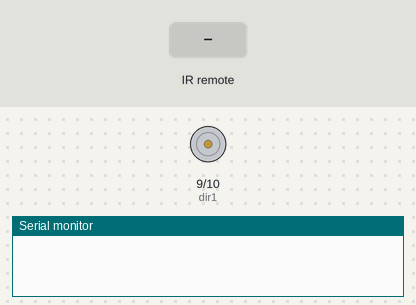
This sketch was run on a simulated Arduino Uno, built with avr-gcc and run on an emulated ATmega328P. Shown: motor-driver pin pairs drawn as motors (green arrow = first pin HIGH = forward, orange = second pin HIGH = backward, longer = more drive, scaled by the enable pin), the last lines printed to the serial monitor. The inputs (shaded band) are chosen by the test bench.

Above: at 1.2 s.
1.3 s: infrared code 0xFFA25D received
At 2.4 s:
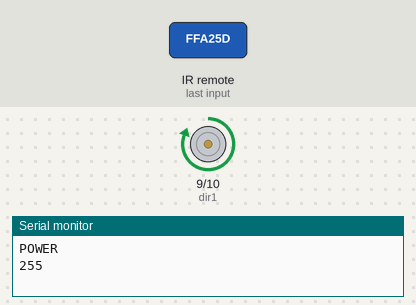
2.9 s: infrared code 0xFF22DD received
At 3.6 s:
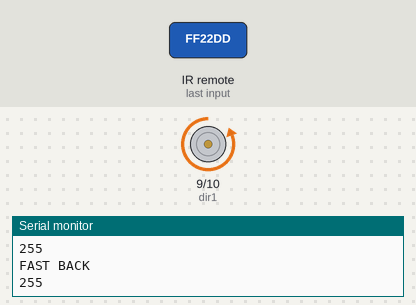
4.5 s: infrared code 0xFFE01F received
At 4.9 s:
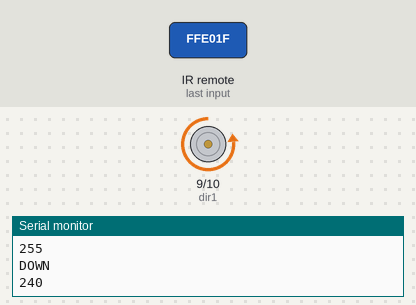
6.1 s: infrared code 0xFFC23D received
At 7.3 s:
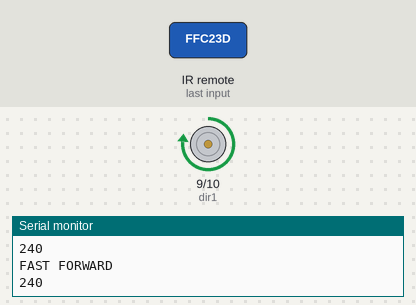
7.7 s: infrared code 0xFFA25D received
At 8.5 s:
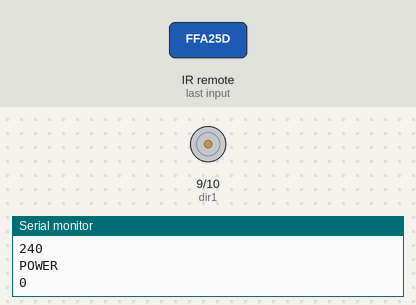
Timing chart, 0 to 10.3 s (numbered marks = the images above; inputs shaded):
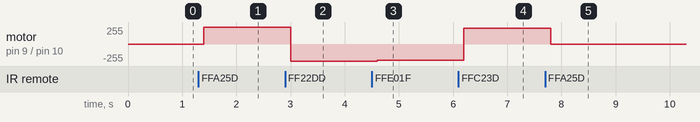

Measured:
- after the input at 1.3 s, motor on pin 9 (dir1) / pin 10 (dir2): stopped → forward 255/255 after 0.10 s
- after the input at 2.9 s, motor on pin 9 (dir1) / pin 10 (dir2): forward 255/255 → backward 255/255 after 0.10 s
- after the input at 4.5 s, motor on pin 9 (dir1) / pin 10 (dir2): backward 255/255 → backward 240/255 after 0.10 s
- after the input at 6.1 s, motor on pin 9 (dir1) / pin 10 (dir2): backward 240/255 → forward 240/255 after 0.10 s
- after the input at 7.7 s, motor on pin 9 (dir1) / pin 10 (dir2): forward 240/255 → stopped after 0.10 s

The sketch:

ir_dc_motor.ino
```cpp
#include<IRremote.h>
int IRpin = 3;
IRrecv IR(IRpin);
decode_results cmd;
int dt = 100;

String myCMD;
int dir1 = 9;
int dir2 = 10;
int speedPin = 5;
int mSpeed = 0;
int pwrState = 0;

void setup() {

  Serial.begin(9600);
  IR.enableIRIn();
  pinMode(dir1, OUTPUT);
  pinMode(dir2, OUTPUT);
  pinMode(speedPin, OUTPUT);

}

void loop() {

  while(IR.decode(&cmd) == 0){
    }
  delay(dt);
  IR.resume();

  if (cmd.value == 0xFFA25D){
    myCMD = "POWER";
    Serial.println(myCMD);
    if(pwrState == 0){
      mSpeed = 255;
      pwrState = 1;
    }
    else{
      pwrState = 0;
      mSpeed = 0;
    }
    digitalWrite(dir1, HIGH);
    digitalWrite(dir2, LOW);
  }

  if (cmd.value == 0xFF22DD){
    myCMD = "FAST BACK";
    Serial.println(myCMD);
    if(pwrState == 1){
      digitalWrite(dir1, LOW);
      digitalWrite(dir2, HIGH);
    }
  }

  if (cmd.value == 0xFFC23D){
    myCMD = "FAST FORWARD";
    Serial.println(myCMD);
    if(pwrState == 1){
      digitalWrite(dir1, HIGH);
      digitalWrite(dir2, LOW);
    }
  }

  if (cmd.value == 0xFFE01F){
    myCMD = "DOWN";
    Serial.println(myCMD);
    if(pwrState == 1){
      if(mSpeed == 0){
        mSpeed = 0;
      }
      else{
        mSpeed -= 15;
      }
    }
  }

  if (cmd.value == 0xFF906F){
    myCMD = "UP";
    Serial.println(myCMD);
    if(pwrState == 1){
      if(mSpeed == 255){
        mSpeed = 255;
      }
      else{
        mSpeed += 15;
      }
    }
  }
   analogWrite(speedPin, mSpeed);
   Serial.println(mSpeed);
 }
```
